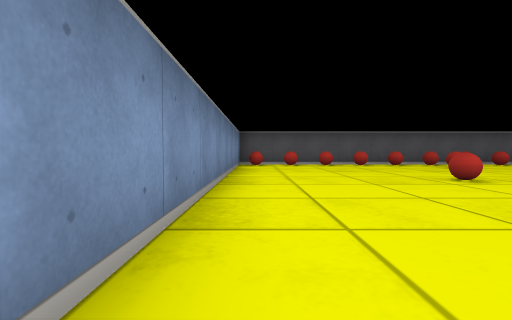
view 1 (above)

15 first-person views from a walk through a cub3D level. The camera is about half as high as the walls, tilts 2° down and sees 85° across. The floor is counted in squares. Each view is taken from the middle of a square. On the plan, view 1 faces up. The plan holds only what a view shows up to about 9 squares ahead; the rest is blank. The place goes on beyond the plan.

view 2
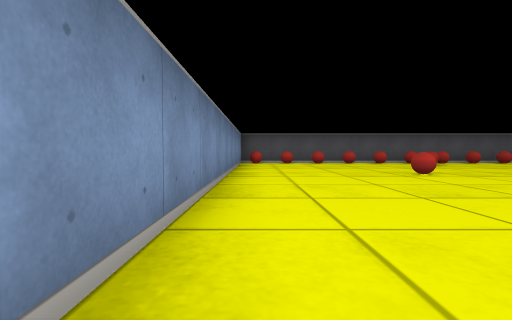

view 3
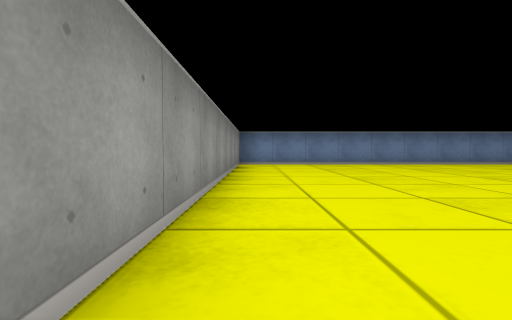

view 4
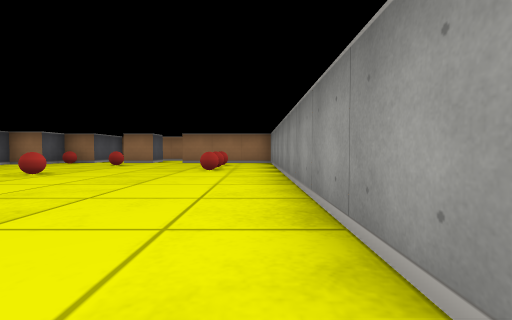

view 5
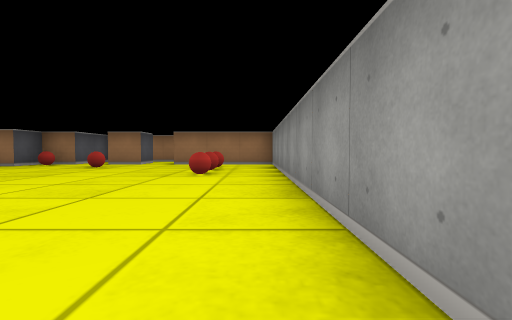

view 6
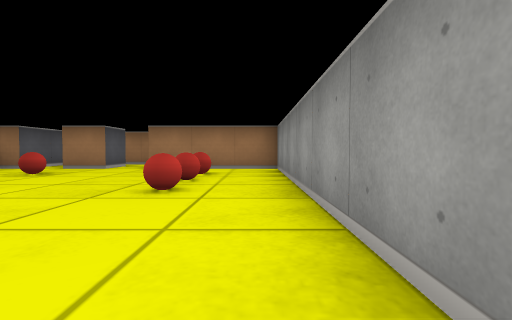

view 7
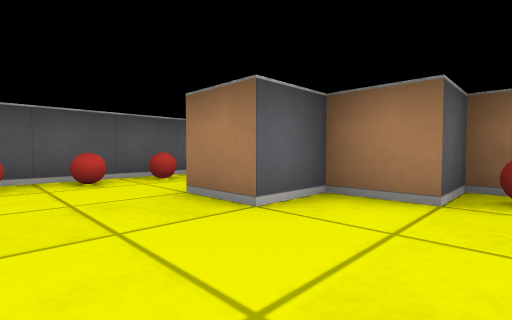

view 8
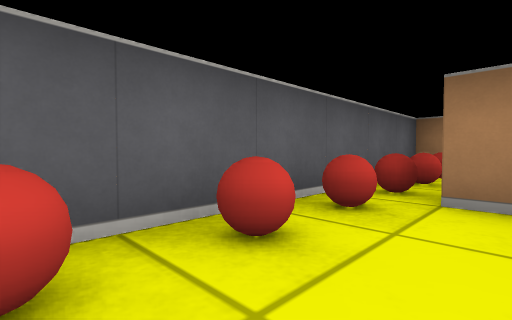

view 9
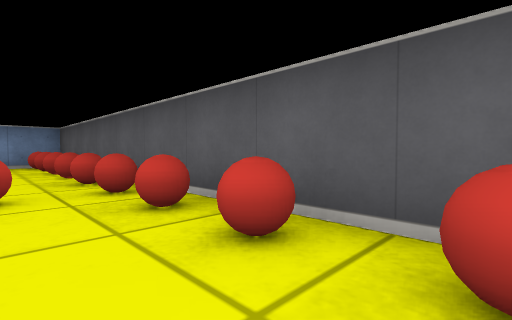

view 10
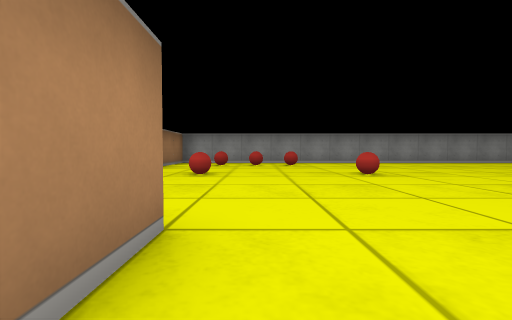

view 11
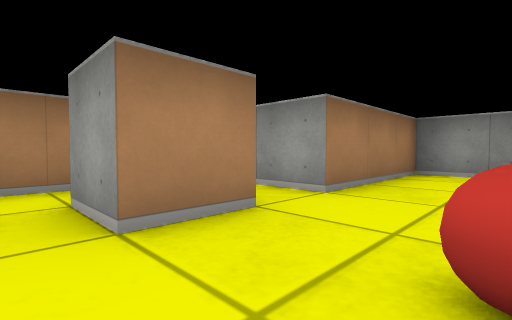

view 12
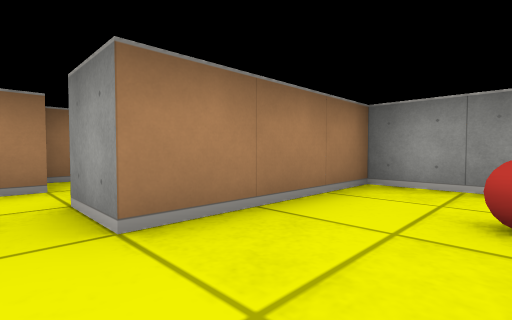

view 13
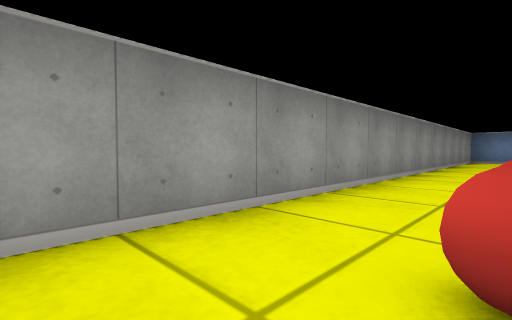

view 14
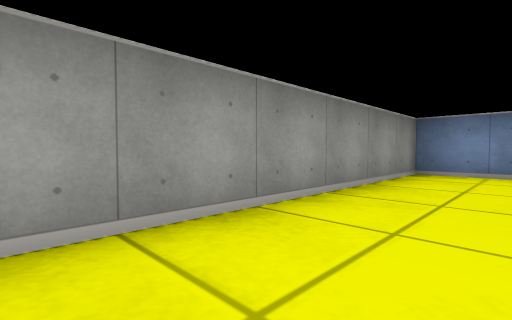

view 15
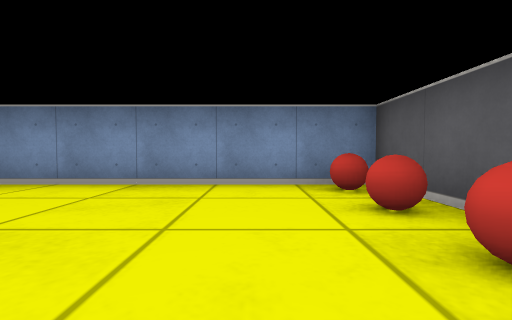

### Floor plan
Points are (right, up) in squares from view 1. A wall is a line through its corners. A room is listed if a view was taken in it or the views show most of it. See-through windows are left out.
Room 1 (views 1, 2, 3, 4, 5, 6, 7, 8, 9, 10, 11, 12, 13, 14, 15)
walls: (10.5, 7) (10.5, 7.5); (12.5, 1.5) (11.5, 1.5) (11.5, 2.5) (12.5, 2.5); (13, 3.5) (11.5, 3.5) (11.5, 4.5) (10.5, 4.5) (10.5, 5.5) (9.5, 5.5) (9.5, 6.5); (13.5, 0.4) (13.5, 2.9); (13.5, 8) (13.5, 8.5) (-0.5, 8.5) (-0.5, -2.5) (11.5, -2.5) (11.5, 0.5) (12.5, 0.5)
objects: ball (0, 8); ball (1, 8); ball (2, 8); ball (3, 4); ball (3, 8); ball (4, 8); ball (5, 7); ball (5, 8); ball (6, 8); ball (7, 2); ball (7, 8); ball (8, -1); ball (8, 8); ball (9, -1); ball (9, 8); ball (10, -1); ball (10, 2); ball (10, 8); ball (11, 4); ball (11, 8); ball (12, 8); other object (13, 8)

Positions as (right, up) in squares from view 1, and headings:
1: (0, 0), facing up
2: (0, -1), facing up
3: (8, -2), facing left
4: (2, -2), facing right
5: (3, -2), facing right
6: (5, -2), facing right
7: (8, 4), facing up-right
8: (8, 7), facing up-right
9: (8, 7), facing up-left
10: (9, 7), facing down
11: (10, 3), facing down-right
12: (10, 1), facing down-right
13: (11, -1), facing down-left
14: (5, -1), facing down-left
15: (3, 7), facing left
